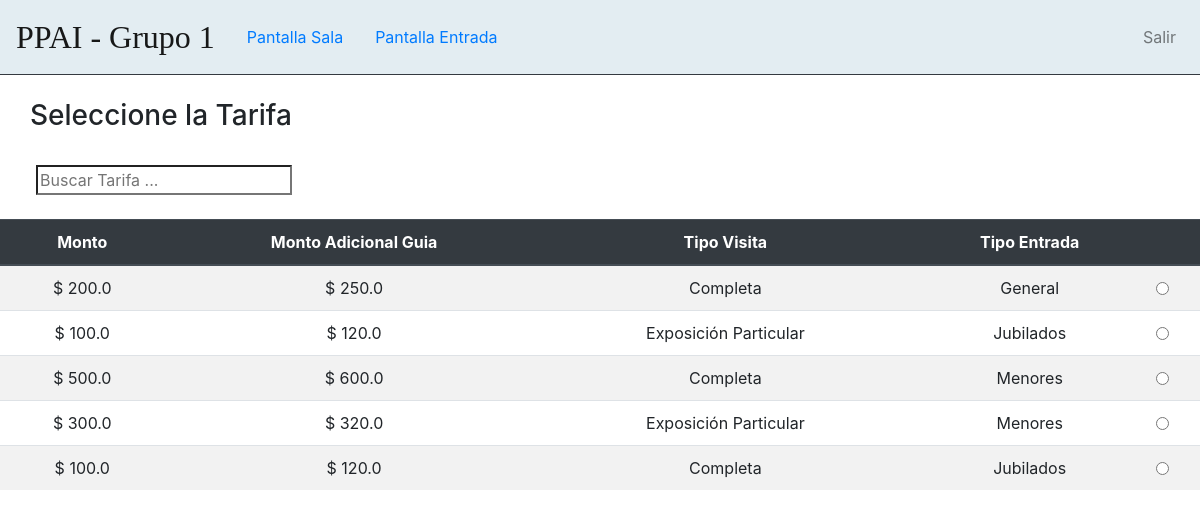
The app's page /registrarVentaEntrada/ (signed in) with its own data.
### app/models.py (models this page shows, shortened)
class Tarifa(models.Model):
    fechaFinVigencia = models.DateTimeField()
    fechaInicioVigencia = models.DateTimeField()
    monto = models.FloatField()
    montoAdicionalGuia = models.FloatField()
    tipoVisita = models.ForeignKey(TipoVisita, on_delete=models.CASCADE)
    tipoEntrada = models.ForeignKey(TipoEntrada, on_delete=models.CASCADE)
    sede = models.ForeignKey(Sede, on_delete=models.CASCADE)
    def esVigente(tarifa):
        ahora = datetime.now()
        fechafinVigencia = tarifa.fechaFinVigencia
        fechainicioVigencia = tarifa.fechaInicioVigencia
        finV = datetime(fechafinVigencia.year,fechafinVigencia.month,fechafinVigencia.day,fechafinVigencia.hour,fechafinVigencia.minute,fechafinVigencia.second)
        inicioV = datetime(fechainicioVigencia.year,fechainicioVigencia.month,fechainicioVigencia.day,fechainicioVigencia.hour,fechainicioVigencia.minute,fechainicioVigencia.second)
        if (inicioV < ahora and ahora < finV):
            return True
        return False

class TipoVisita(models.Model):
    nombre = models.CharField(null=False, max_length=25)
    def mostrarNombre(self):
        return self.nombre

class TipoEntrada(models.Model):
    nombre = models.CharField(null=False, max_length=25)
    def mostrarNombre(self):
        return self.nombre

### app/views.py (the view)
# urls.py: path('registrarVentaEntrada/', registrarVentaEntrada, name='registrarVentaEntrada'),
def registrarVentaEntrada(request):
    actualSede = GestorRegistrarVentaEntradas.buscarSedeActual(request)
    tarifas = GestorRegistrarVentaEntradas.buscarTarifasDeSede(actualSede)
    return render(request,'registrarVentaEntrada.html',{'tarifas':tarifas})

### app/gestor.py (called while the page is built)
    def buscarSedeActual(request):
        empleado = Empleado.conocerEmpleado(request.user)
        sede = empleado.getSede()
        return sede

    def buscarTarifasDeSede(sede):
        tarifasVigentes = sede.getDatosTarifasVigentes()
        return tarifasVigentes

### app/models.py (called while the page is built)
    def getDatosTarifasVigentes(sede):
        tarifas = sede.tarifa_set.all()
        tarifasVigentes = []
        for a in tarifas:
            resultado = a.esVigente()
            if (resultado):
                tarifasVigentes.append(a)
        return tarifasVigentes

    def getSede(self):
        return self.sede

    def conocerEmpleado(usuario):
        empleado = Empleado.objects.get(user=usuario)
        return empleado

### app/templates/registrarVentaEntrada.html (shortened to what this page needs)
{% extends "base.html" %}
{% load static %}
{% block optionsNav2 %}
  {% if user.is_authenticated %}
    <a class="nav-link" href="{% url 'pantallaSala' %}">Pantalla Sala</a>
    <a class="nav-link" href="{% url 'pantallaSede' %}">Pantalla Entrada</a>
  {% endif %}
{% endblock %}
{% block optionsNav %}
  {% if user.is_authenticated %}
    <a class="nav-link" href="{% url 'logOutUser' %}">Salir</a>
  {% endif %}
{% endblock %}
{% block body%}
<div id="seleccionTarifa" class="table-responsive">
  <br>
    <h3 class="seleccionarMensaje">Seleccione la Tarifa</h3>
    <br>
    <input class="inputbuscador" type="text" id="inputBuscador" placeholder="Buscar Tarifa ...">
  <br>
  <br>
  <table class="table table-striped" cellspacing="0" width="100%">
      <thead class="thead-dark">
        <tr>
          <th class="text-center">Monto</th>
          <th class="text-center">Monto Adicional Guia</th>
          <th class="text-center">Tipo Visita</th>
          <th class="text-center">Tipo Entrada</th>
          <th class="text-center"></th>
        </tr>
      </thead>
      <tbody id="tablaTarifas">
          {% for tarifa in tarifas %}
        <tr>
          <td style="text-align: center; vertical-align: middle;">$ {{tarifa.monto}}</td>
          <td style="text-align: center; vertical-align: middle;">$ {{tarifa.montoAdicionalGuia}}</td>
          <td style="text-align: center; vertical-align: middle;">{{tarifa.tipoVisita.mostrarNombre}}</td>
          <td style="text-align: center; vertical-align: middle;">{{tarifa.tipoEntrada.mostrarNombre}}</td>
          <td style="text-align: center;"><input class="form-check-input" name="fav_language" type="radio" onclick="seleccionarTarifa('{{tarifa.id}}')" id="flexCheckDefault"></td>
        </tr>
        {% endfor %}
      </tbody>
    </table>
    <br>
</div>
{% endblock body%}

### app/templates/base.html (shortened to what this page needs)
<html lang="en">
  <head>
    <link rel="stylesheet" href="https://stackpath.bootstrapcdn.com/bootstrap/4.3.1/css/bootstrap.min.css">
  </head>
  <body>
    <div class="mainNav">
        <nav class="navbar navbar-expand-lg navbar-light border-bottom border-dark">
            <a class="navbar-brand" href="{% url 'loginForm' %}" style="font-size: 32px; font-family:'Times New Roman', Times, serif;">PPAI - Grupo 1</a>
            {% block optionsNav2 %}
            {% endblock %}
            <ul class="navbar-nav">
                <li class="nav-itemSesion">
                    {% block optionsNav %}
                    {% endblock %}
                </li>
            </ul>
        </nav>
    </div>
    {% block body%}
    {% endblock %}
  </body>
</html>

### app/templates/base.html (style rules this page uses)
body { background-color: rgb(255, 255, 255); }
.mainNav { background-color: rgb(227, 237, 242); }
.navbar-nav { margin-left: auto; }
.nav-itemSesion { border: black; border-width: thin; }

### app/templates/registrarVentaEntrada.html (style rules this page uses)
.inputBuscador { background-color: white; background-repeat: no-repeat; }
.seleccionarMensaje { padding-left: 30px; }

### records on screen
Tarifa: monto "200.0", montoAdicionalGuia "250.0", tipoVisita.mostrarNombre "Completa", tipoEntrada.mostrarNombre "General"
Tarifa: monto "100.0", montoAdicionalGuia "120.0", tipoVisita.mostrarNombre "Exposición Particular", tipoEntrada.mostrarNombre "Jubilados"
Tarifa: monto "500.0", montoAdicionalGuia "600.0", tipoVisita.mostrarNombre "Completa", tipoEntrada.mostrarNombre "Menores"
Tarifa: monto "300.0", montoAdicionalGuia "320.0", tipoVisita.mostrarNombre "Exposición Particular", tipoEntrada.mostrarNombre "Menores"
Tarifa: monto "100.0", montoAdicionalGuia "120.0", tipoVisita.mostrarNombre "Completa", tipoEntrada.mostrarNombre "Jubilados"
